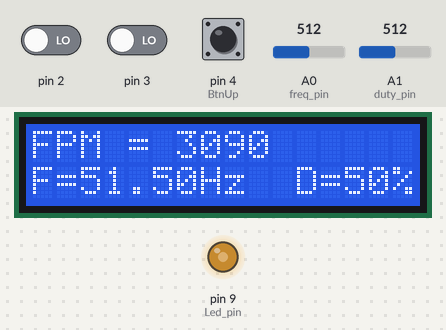
Recording of a sketch running on a simulated Arduino Uno, built with avr-gcc and run on an emulated ATmega328P. Shown: 16×2 character LCD, output pins drawn as LEDs (lit = HIGH). Inputs (shaded band) come from the test bench; at power-on: A0 (freq_pin) = 512, pin 3 LOW, A1 (duty_pin) = 512, pin 2 LOW, pin 4 (BtnUp) LOW.

Above: at 2.2 s.
2.3 s: A0 (freq_pin) set to 534
At 2.8 s:
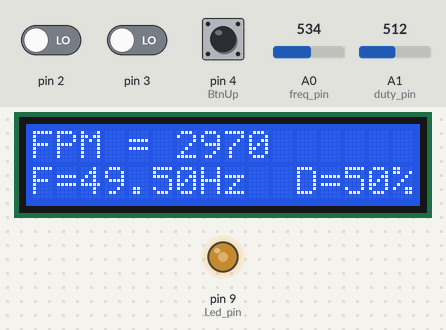
3.8 s: A0 (freq_pin) set to 555
At 4.74 s:
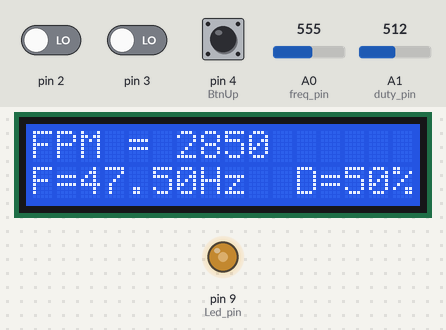
5.8 s: pin 3 driven HIGH
At 6.82 s:
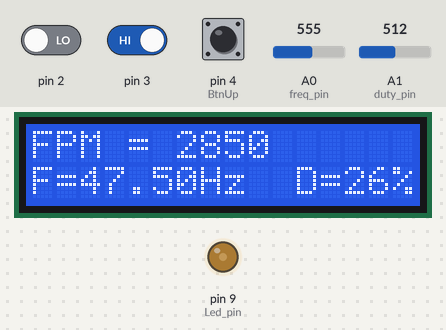
7.8 s: A1 (duty_pin) set to 900
At 8.6 s:
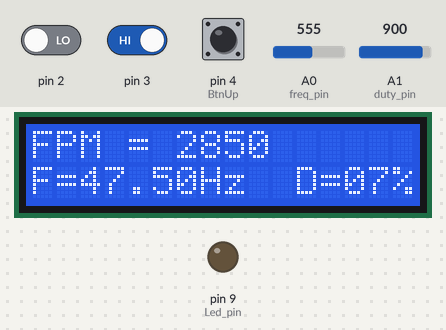
10.8 s: A1 (duty_pin) set to 716
At 11.0 s:
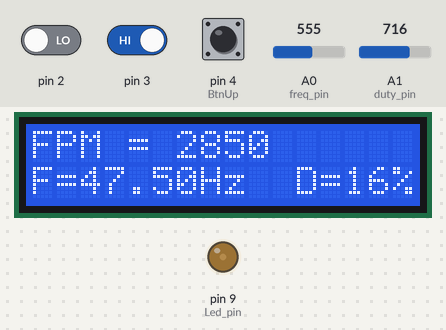
12.3 s: pin 2 driven HIGH
At 14.15 s:
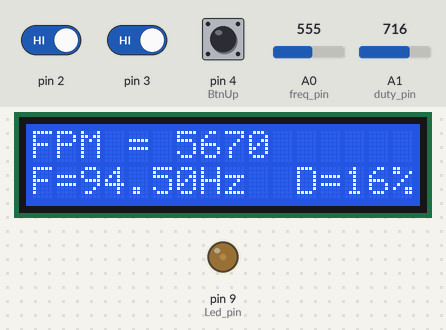
Timing chart, 0 to 14.8 s (numbered marks = the images above; inputs shaded):
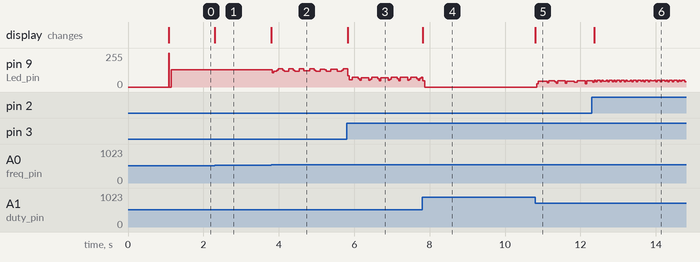

Measured:
- after the input at 2.3 s, the display: changes at once (image 1)
- after the input at 5.8 s, the display: changes at once (image 3)
- after the input at 7.8 s, the display: changes at once (image 4)
- after the input at 10.8 s, the display: changes at once (image 5)
- after the input at 12.3 s, the display: changes after 0.06 s (image 6)

The sketch:

Stroboscope.ino
```cpp
#include<ShiftLCD.h>

#define freq_pin A0
#define duty_pin A1
#define Led_pin 9
#define BtnUp 4
#define Led_ON PORTB|=B00000010
#define Led_OFF PORTB&=~B00000010

#define on_time true
#define off_time false

#define UpperFrequency 100
#define LowerFrequency 2
float freq, pre_freq, precesion, multiple_freq, multiple = 1.0;
int Freq, duty_cycle = 50, pre_duty_cycle = 1;
bool set_precesion = false, state = false;;
ShiftLCD lcd(A2, A3, A4);    //(Data,Latch,Clock)[Yellow:- pin2, Green:- pin3, Blue:- pin4]
unsigned long Micros, time[2];

void startUp()
{
  lcd.setCursor(2, 0);
  lcd.print("Stroboscope");
  lcd.setCursor(1, 1);
  lcd.print("Made by shuva");
  delay(1000);
  lcd.clear();
}

void setup() {
    pinMode(Led_pin,OUTPUT);
    pinMode(BtnUp,INPUT);
    lcd.begin(16,2);
    attachInterrupt(0,multipleByTwo,RISING);
    attachInterrupt(1,checkWhichPin,RISING);
    startUp();
}

void loop() {
    freq = map(analogRead(freq_pin),0,1023,UpperFrequency,LowerFrequency);

    if(freq != multiple_freq)
    {
        multiple = 1.0;
    }

    if(!set_precesion)
    {
        precesion = map(analogRead(duty_pin), 0, 1023, 99, 0);
    }
    else
    {
        duty_cycle = map(analogRead(duty_pin),0,1023,50,1);
    }

    Freq = freq;
    freq = int(Freq * multiple);
    freq += precesion / 100;

    if(freq != pre_freq)
    {
        lcd.setCursor(0,0);
        lcd.print("FPM = ");
        lcd.print(int(freq*60));
        lcd.print("      ");
        lcd.setCursor(0,1);
        lcd.print("F=");
        lcd.print(freq);
        lcd.print("Hz ");
        if(freq < 10)
            lcd.print("  ");
        else if(freq < 100)
            lcd.print(" ");
        pre_freq = freq;
        time[on_time] = (duty_cycle * (1/freq) * 10000); //u_sec
        time[off_time] = ((1/freq) * 1000000) - time[on_time]; //u_sec
        Led_ON;
        state = true;
    }

    if(duty_cycle!=pre_duty_cycle)
    {
        lcd.setCursor(10,1);
        lcd.print(" D=");
        if(duty_cycle < 10)
            lcd.print("0");
        lcd.print(duty_cycle);
        lcd.print("%  ");
        pre_duty_cycle = duty_cycle;
        time[on_time] = (duty_cycle * (1/freq) * 10000); //u_sec
        time[off_time] = ((1/freq) * 1000000) - time[on_time]; //u_sec
        Led_ON;
        state = true;
    }

    if(micros() - Micros >= time[state])
    {
        state =! state;
        if(state)
            Led_ON;
        else
            Led_OFF;
        Micros = micros();
    }
}

unsigned long preMillis1,preMillis2;

void multipleByTwo()
{
    if(millis() - preMillis1 > 250)
    {
        if((Freq * (multiple * 2)) <= (UpperFrequency * 2))
        {
            multiple_freq = Freq;
            multiple *= 2;
        }
        preMillis1 = millis();
    }
}

void checkWhichPin()
{
    if(millis() - preMillis2 > 250)
    {
        if(digitalRead(BtnUp) == HIGH)
        {
            if((Freq * (multiple / 2)) >= LowerFrequency)
            {
                multiple_freq = Freq;
                multiple /= 2;
            }
        }
        else
        {
            set_precesion =! set_precesion;
        }
        preMillis2 = millis();
    }
}
```
